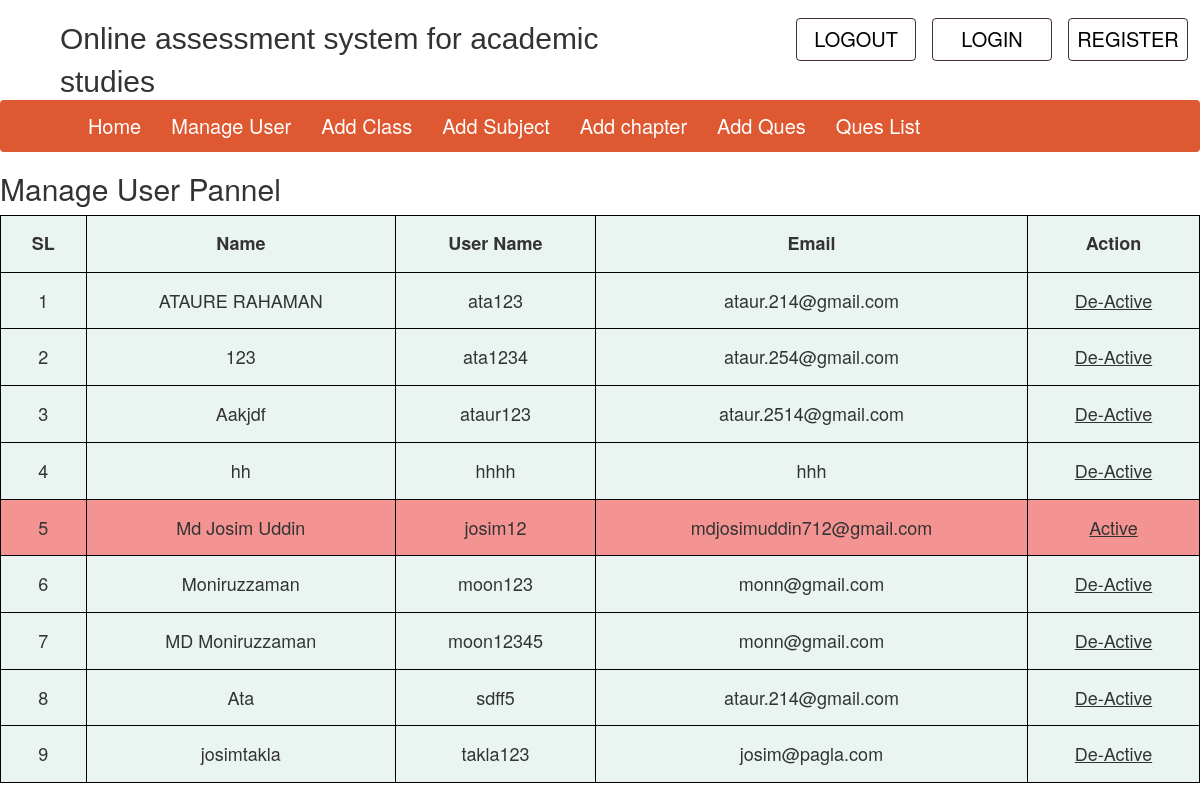
Page /project/admin/manage_user.php on the committed database.
### tables this page shows
CREATE TABLE `student_info` (
  `student_name` varchar(20) NOT NULL,
  `user_id` varchar(20) NOT NULL,
  `password` varchar(20) NOT NULL,
  `email` varchar(30) NOT NULL,
  `phone` varchar(15) NOT NULL,
  `ins_name` varchar(255) NOT NULL,
  `class_name` varchar(255) NOT NULL,
  `status` int(100) NOT NULL DEFAULT '1'
);

### project/admin/manage_user.php (the view, shortened to what this page needs)
<?php include '../connection.php';
include 'admin_header.php';
?>
<div class="manage_user_body">
	<form>
		<div class="user_container">
		<h2>Manage User Pannel</h2>
		<table>
		  <tr>
		  	<th><b>SL</b></th>
		    <th><b>Name</b></th>
		    <th><b>User Name</b></th>
		    <th><b>Email</b></th>
		    <th><b>Action</b></th>
		  </tr>
		  <?php
		  $sql=mysqli_query($conn, "SELECT student_name,user_id,email FROM student_info");
		  $no=1;
		  			while ($row = mysqli_fetch_array($sql))
		  			{
		  				$u_id=$row['user_id'];
					    	$sql_check=mysqli_query($conn, "SELECT status FROM student_info WHERE user_id='$u_id'");
					    	$row_check=mysqli_fetch_array($sql_check);
					    	if ($row_check['status']==1) {
					    ?>
					   <tr>
					   	<form action="user_deactive_sql.php" method="post">
					  	<td> <?php echo $no++ ?></td>
					  	<td><?Php echo $row['student_name']; ?></td>
					    <td><?Php echo $row['user_id']; ?></td>
					    <td><?Php echo $row['email']; ?></td>
					    <td>
					    	<button name="deactive_btn" class="activ_deactiv_btn" onclick="confirm('Are you Sure??')">De-Active</button>
					    </td>
					    </form>
					  </tr>
					   <?php
							}
							else{ ?>
					   <tr style="background-color: rgba(255,0,0,0.4);">
					   	<form action="user_deactive_sql.php" method="post">
					  	<td> <?php echo $no++ ?></td>
					  	<td><?Php echo $row['student_name']; ?></td>
					    <td><?Php echo $row['user_id']; ?></td>
					    <td><?Php echo $row['email']; ?></td>
					    <td>
					    	<button name="active_btn" class="activ_deactiv_btn">Active</button>
					    </td>
					    </form>
					  </tr>
						<?php	}
		  		}
		  ?>
		</table>
		</div>
	</form>
</div>

### project/admin/admin_header.php (shortened to what this page needs)
<!DOCTYPE html>
<html>
<head>
	<link rel="stylesheet" type="text/css" href="admin.css">
	<link href="../bootstrap/css/bootstrap.min.css" rel="stylesheet">
</head>
<body>
		<div class="my_panel">
			<div class="panel_left">
				<p>Online assessment system for academic studies</p>
			</div>
			<div class="panel_right">
					     <a class="btn" href="">LOGOUT</a></li>
					      <a class="btn" href="login.php">LOGIN</a></li>
					      <a class="btn" href="registration.php">REGISTER</a></li>
  		 	 </div>
  		 </div>
			<nav class="navbar nav-default navc" >
			  <div class="navtext" style="color: white;">
			    <ul class="nav navbar-nav">
			      <li class="active"><a href="admin_home.php">Home</a></li>
					      <li><a href="manage_user.php"><span>Manage User</span></a></li>
					      <li><a href="class_insert.php">Add Class</a></li>
					      <li><a href="subject_insert.php">Add Subject</a></li>
					      <li><a href="chapter_insert.php">Add chapter</a></li>
					      <li><a href="question_insert.php">Add Ques</a></li>
					      <li><a href="">Ques List</a></li>
			    </ul>
			  </div>
			</nav>

### project/admin/admin.css (style rules this page uses)
* { margin: 0; padding: 0; }
body { font-size: 1em; line-height: 1.4; font-family: Arial,Helvetica,Sans-serif; color: #595959; }
.navbar { margin-bottom: 0px; }
.navc { border-radius: 0px; background-color: #de5832; }
ul li a { color: white; font-size: 20px; }
.navtext { color: white; padding-right: 47px; padding-left: 6%; margin-right: auto; margin-left: auto; }
.my_panel { width: 100%; height: 100px; background-color: #ffff; }
.panel_left { width: 50%; height: 100%; background-color:#ffff; float: left; padding-left:60px; font-size: 30px; padding-top: 1.5%; font-family: 'Rubik', sans-serif; }
.panel_right { width: 50%; height: 100%; background-color:#ffff; text-align: right; float: right; }
.panel_right a { color: black; background: #ffff; padding: 1%; width: 20%; font-size: 20px; border: #432e36 solid 1px; margin-right: 2%; margin-top: 3%; }

### project/admin/manage_user.php (style rules this page uses)
table, td, th { border: 1px solid black; text-align: left; }
table { border-collapse: collapse; width: 100%; font-size: 18px; background-color: #eaf5f2; }
th { text-align: center; }
td { text-align: center; }
th, td { padding: 15px; }
.activ_deactiv_btn { border: none; background-color: transparent; text-decoration: underline; }

### rows in the picture
student_info: student_name "ATAURE RAHAMAN", user_id "ata123", email "ataur.214@gmail.com"
student_info: student_name "123", user_id "ata1234", email "ataur.254@gmail.com"
student_info: student_name "Aakjdf", user_id "ataur123", email "ataur.2514@gmail.com"
student_info: student_name "hh", user_id "hhhh", email "hhh"
student_info: student_name "Md Josim Uddin", user_id "josim12", email "mdjosimuddin712@gmail.com"
student_info: student_name "Moniruzzaman", user_id "moon123", email "monn@gmail.com"
student_info: student_name "MD Moniruzzaman", user_id "moon12345", email "monn@gmail.com"
student_info: student_name "Ata", user_id "sdff5", email "ataur.214@gmail.com"
student_info: student_name "josimtakla", user_id "takla123", email "josim@pagla.com"
